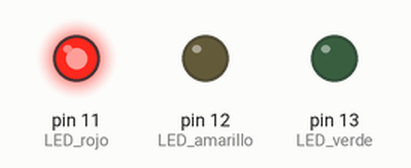
Bench run of a sketch on a simulated Arduino Uno, built with avr-gcc and run on an emulated ATmega328P. Parts: output pins drawn as LEDs (lit = HIGH).

Above: at 0.7 s.
At 2.2 s:
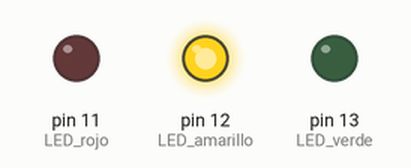
At 3.7 s:
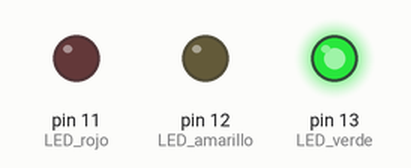
Timing chart, 0 to 5.9 s (numbered marks = the images above):
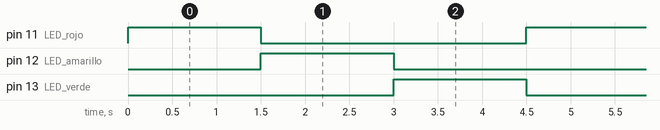

Measured:
- by itself, pin 11 (LED_rojo), pin 12 (LED_amarillo), pin 13 (LED_verde): alternates HIGH for 1.5 s and LOW for 3.0 s
- by itself, everything shown: repeats every 4.5 s, in 3 steps

The sketch:

ej1_arduino.ino
```cpp
void setup() {
    pinMode(11, OUTPUT); // LED rojo
    pinMode(12, OUTPUT); // LED amarillo
    pinMode(13, OUTPUT); // LED verde
}

void loop() {
    // Enciende el LED rojo
    digitalWrite(11, HIGH);
    digitalWrite(12, LOW);
    digitalWrite(13, LOW);
    delay(1500);

    // Enciende el LED amarillo
    digitalWrite(11, LOW);
    digitalWrite(12, HIGH);
    digitalWrite(13, LOW);
    delay(1500);

    // Enciende el LED verde
    digitalWrite(11, LOW);
    digitalWrite(12, LOW);
    digitalWrite(13, HIGH);
    delay(1500);
}
```
